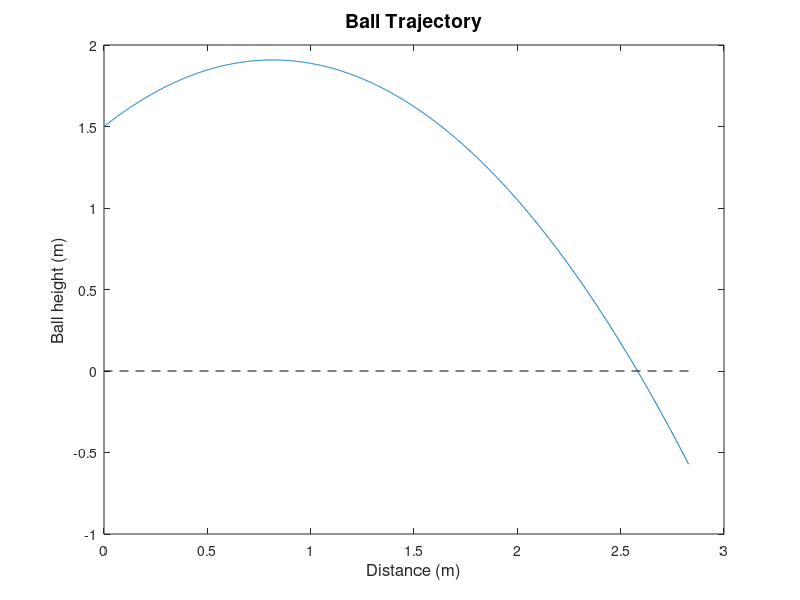

MATLAB code to generate this figure:

h = 1.5;        # initial height
g = 9.8;        # gravitational acceleration
v = 4;          # velocity when releasing
angel = 45;     # angel in degrees

time = linspace(0,1,1000);

x = v*cos(angel*pi/180)*time;
y = h + v*sin(angel*pi/180)*time - 0.5*g.*time.*time;

index = find(x==min(x(y<0))); # index

distance = v*cos(angel*pi/180)*time(index);  # calculate the distance using index value

fprintf("The ball hits the ground at a distance of %f meters",distance);

# ploting the path

figure;  # create an empty figure
plot(x,y);  # plot the path
title('Ball Trajectory','fontsize',14);  # title of the trajectory
set(gca, "xlabel", text("string", 'Distance (m)',"fontsize",12));
set(gca, "ylabel", text("string", 'Ball height (m)',"fontsize",12));
hold on;
xmax = max(x);
plot([xmax,0],[0,0],'k--');